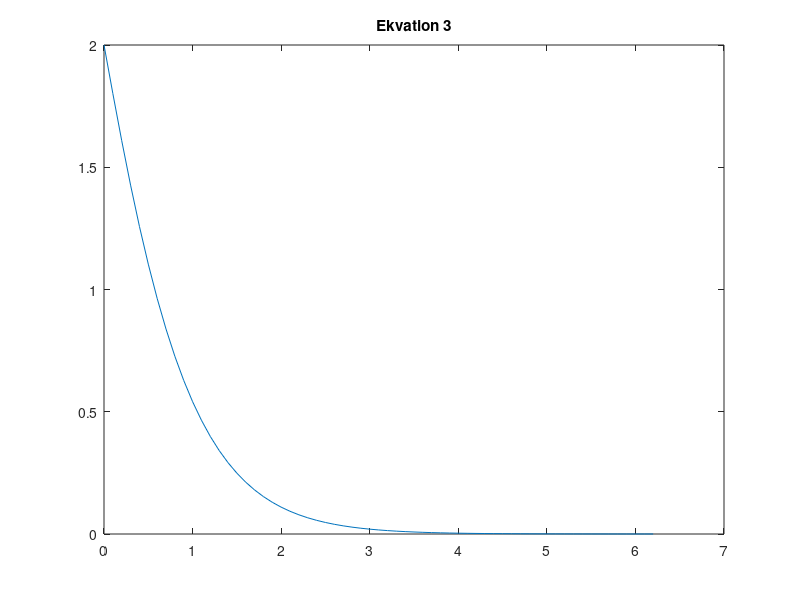

The MATLAB script that drew this image:
%c1 = C1, c2 = C2, l = lamda, x = t
%Ekvation 3
t = 0:0.1:2*pi;
c1 = 2;
c2 = 2;
l = 2;

ekvation3 = (c1.*t+c2).*(exp(1).^(-l.*t));

plot(t,ekvation3)
title('Ekvation 3');

